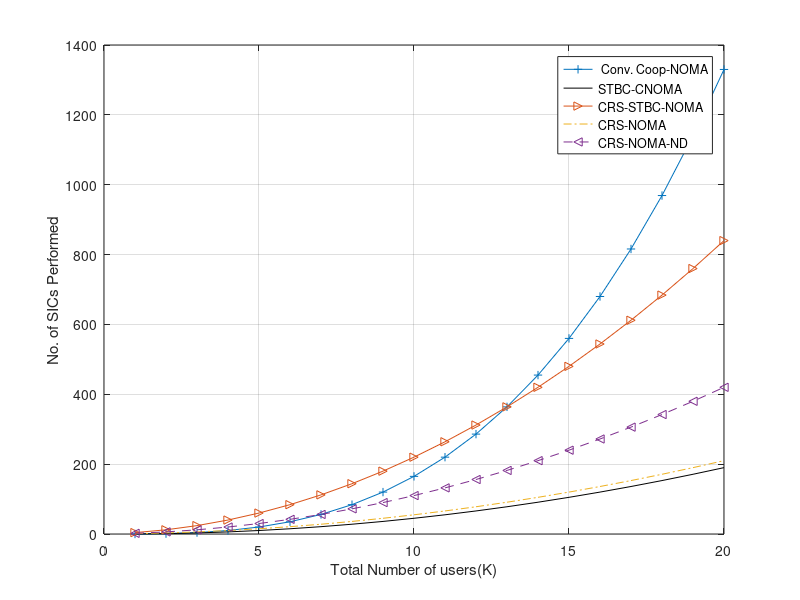

Reproduce this figure in MATLAB.
close all;
clear all;
clc;
M = [1:1:20];

%% mail loop 
SIC_coopNoma1 = 0;
for m = 1:length(M)
    SIC_coopNoma2 = 0; 
    for j =0: (m-2)
         SIC_coopNoma = 0;
        for i =1: (m-1-j)
            SIC_coopNoma = SIC_coopNoma + ( m-(i + j )) ;
            SIC_coopNoma = SIC_coopNoma ;
        end
   SIC_coopNoma2 =  SIC_coopNoma2 + SIC_coopNoma;
   SIC_coopNoma2 =SIC_coopNoma2 ;
    end
    SIC_coopNoma1(m) = SIC_coopNoma2 ; 
end
%% PLOT 
 %clr=['k->';'r-*'; 'g-o'];
figure(1)
    plot([1:length(M)],SIC_coopNoma1,'-+');%,'MarkerSize',2); 
    grid on
    hold on
   
%     SIC_STBCcoopNoma = 0;
%     
% for m=1:length(M)
%      SIC_STBCcoopNoma = 0;
%     for user_ind=1:m-1
%       
%        SIC_STBCcoopNoma = SIC_STBCcoopNoma + ( m-(user_ind )) ;
%        %SIC_STBCcoopNoma(user_ind) = SIC_STBCcoopNoma ; 
%        SIC_STBCcoopNoma = SIC_STBCcoopNoma  ; 
%     end
%     SIC_STBCcoopNoma1(m) = SIC_STBCcoopNoma;
% end
% plot([1:length(M)],SIC_STBCcoopNoma1,'-*r');%,'MarkerSize',2); 
% grid on
% hold on 
%  SIC_Noma = 0;
%     
% for m=1:(length(M))
%       
%       SIC_Noma = SIC_Noma + m-1 ;
%       SIC_Noma = SIC_Noma  ; 
%       SIC_Noma1(m) = SIC_Noma;
% end
% plot([1:length(M-1)],SIC_Noma1,'->');%,'MarkerSize',2); 
grid on
hold on


SIC_stbcNoma = 0;
    
for m=1:(length(M)-(length(M)-m))
      
      SIC_stbcNoma = SIC_stbcNoma + m-1 ;
      SIC_stbcNoma = SIC_stbcNoma  ; 
      SIC_stbcNoma1(m) = SIC_stbcNoma;
end
plot([1:length(M)],SIC_stbcNoma1,'-k');%,'MarkerSize',2); 
grid on
hold on

%============CRS-STBC-NOMA========
grid on
hold on 
SIC_CRS_STBC_NOMA = 0;
    
for m=1:(length(M))
      
      SIC_CRS_STBC_NOMA = SIC_CRS_STBC_NOMA + 4*m ;
      SIC_CRS_STBC_NOMA = SIC_CRS_STBC_NOMA  ; 
      SIC_CRS_STBC_NOMA1(m) = SIC_CRS_STBC_NOMA;
end
plot([1:length(M-1)],SIC_CRS_STBC_NOMA1,'->');%,'MarkerSize',2);
%============CRS-NOMA========
grid on
hold on 
SIC_CRS_NOMA = 0;
    
for m=1:(length(M))
      
      SIC_CRS_NOMA = SIC_CRS_NOMA + m ;
      SIC_CRS_NOMA = SIC_CRS_NOMA  ; 
      SIC_CRS_NOMA1(m) = SIC_CRS_NOMA;
end
plot([1:length(M-1)],SIC_CRS_NOMA1,'-.');%,'MarkerSize',2);
%============CRS-NOMA-ND========
grid on
hold on 
SIC_CRS_NOMA_ND = 0;
    
for m=1:(length(M))
      
      SIC_CRS_NOMA_ND = SIC_CRS_NOMA_ND + 2*m ;
      SIC_CRS_NOMA_ND = SIC_CRS_NOMA_ND  ; 
      SIC_CRS_NOMA_ND1(m) = SIC_CRS_NOMA_ND;
end
plot([1:length(M-1)],SIC_CRS_NOMA_ND1,'--<');%,'MarkerSize',2);
legend(' Conv. Coop-NOMA','STBC-CNOMA ','CRS-STBC-NOMA ','CRS-NOMA ','CRS-NOMA-ND ','location','best');

xlabel('Total Number of users(K)');
ylabel('No. of SICs Performed');
